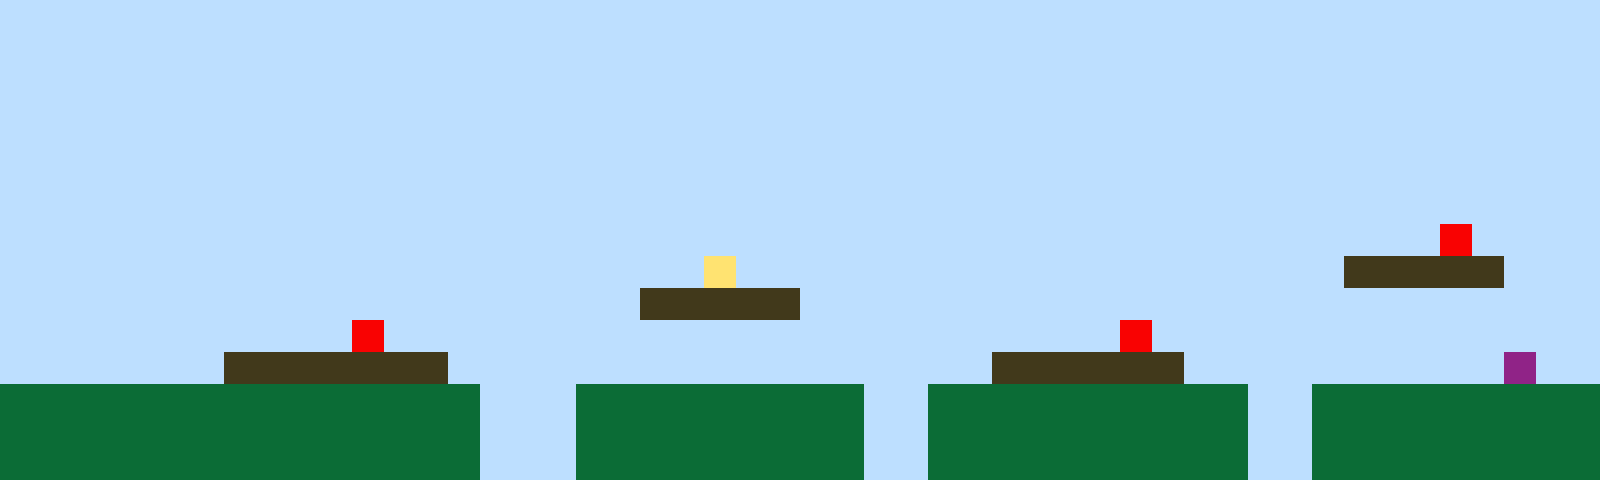

This is a level from a 2D game, rendered from its Tiled map with the project's own tilesets. A one-line summary and the complete map file follow:
An orthogonal 50x15 tile map with 32x32 px tiles, 1 tile layer (Tile Layer 1).

<map version="1.10" tiledversion="1.11.2" orientation="orthogonal" renderorder="right-up" width="50" height="15" tilewidth="32" tileheight="32" infinite="0" nextlayerid="2" nextobjectid="1"><editorsettings><export target="map1.csv" format="csv" /></editorsettings><tileset firstgid="1" name="sprites" tilewidth="32" tileheight="32" tilecount="6" columns="3"><image source="sprites.png" width="96" height="64" /></tileset><layer id="1" name="Tile Layer 1" width="50" height="15"><data encoding="csv">1,1,1,1,1,1,1,1,1,1,1,1,1,1,1,1,1,1,1,1,1,1,1,1,1,1,1,1,1,1,1,1,1,1,1,1,1,1,1,1,1,1,1,1,1,1,1,1,1,1,1,1,1,1,1,1,1,1,1,1,1,1,1,1,1,1,1,1,1,1,1,1,1,1,1,1,1,1,1,1,1,1,1,1,1,1,1,1,1,1,1,1,1,1,1,1,1,1,1,1,1,1,1,1,1,1,1,1,1,1,1,1,1,1,1,1,1,1,1,1,1,1,1,1,1,1,1,1,1,1,1,1,1,1,1,1,1,1,1,1,1,1,1,1,1,1,1,1,1,1,1,1,1,1,1,1,1,1,1,1,1,1,1,1,1,1,1,1,1,1,1,1,1,1,1,1,1,1,1,1,1,1,1,1,1,1,1,1,1,1,1,1,1,1,1,1,1,1,1,1,1,1,1,1,1,1,1,1,1,1,1,1,1,1,1,1,1,1,1,1,1,1,1,1,1,1,1,1,1,1,1,1,1,1,1,1,1,1,1,1,1,1,1,1,1,1,1,1,1,1,1,1,1,1,1,1,1,1,1,1,1,1,1,1,1,1,1,1,1,1,1,1,1,1,1,1,1,1,1,1,1,1,1,1,1,1,1,1,1,1,1,1,1,1,1,1,1,1,1,1,1,1,1,1,1,1,1,1,1,1,1,1,1,1,1,1,1,1,1,1,1,1,1,1,1,1,1,1,1,1,1,1,1,1,1,1,1,1,1,1,1,1,1,1,1,1,1,1,1,1,1,1,1,1,1,1,1,1,1,1,1,1,1,1,1,1,1,1,1,1,1,1,1,1,1,1,1,1,1,1,1,1,1,1,1,1,1,1,1,1,1,1,1,1,1,5,1,1,1,1,1,1,1,1,1,1,1,1,1,1,1,1,1,1,1,1,1,1,1,1,1,1,4,1,1,1,1,1,1,1,1,1,1,1,1,1,1,1,1,1,1,1,3,3,3,3,3,1,1,1,1,1,1,1,1,1,1,1,1,1,1,1,1,1,1,1,1,1,1,1,3,3,3,3,3,1,1,1,1,1,1,1,1,1,1,1,1,1,1,1,1,1,1,1,1,1,1,1,1,1,1,1,1,1,1,1,1,1,1,1,1,5,1,1,1,1,1,1,1,1,1,1,1,1,1,1,1,1,1,1,1,1,1,1,1,5,1,1,1,1,1,1,1,1,1,1,1,1,1,1,1,1,1,1,1,1,1,3,3,3,3,3,3,3,1,1,1,1,1,1,1,1,1,1,1,1,1,1,1,1,1,3,3,3,3,3,3,1,1,1,1,1,1,1,1,1,1,6,1,1,2,2,2,2,2,2,2,2,2,2,2,2,2,2,2,1,1,1,2,2,2,2,2,2,2,2,2,1,1,2,2,2,2,2,2,2,2,2,2,1,1,2,2,2,2,2,2,2,2,2,2,2,2,2,2,2,2,2,2,2,2,2,2,2,2,1,1,1,2,2,2,2,2,2,2,2,2,1,1,2,2,2,2,2,2,2,2,2,2,1,1,2,2,2,2,2,2,2,2,2,2,2,2,2,2,2,2,2,2,2,2,2,2,2,2,1,1,1,2,2,2,2,2,2,2,2,2,1,1,2,2,2,2,2,2,2,2,2,2,1,1,2,2,2,2,2,2,2,2,2</data></layer></map>
